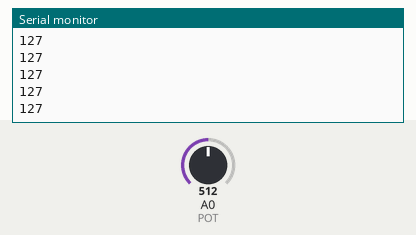
Recording of a sketch running on a simulated Arduino Uno, built with avr-gcc and run on an emulated ATmega328P. Shown: the last lines printed to the serial monitor. The inputs (shaded band) are chosen by the test bench; at power-on: A0 (POT) = 512.

Above: at 1.2 s.
1.3 s: A0 (POT) set to 716
At 1.32 s:
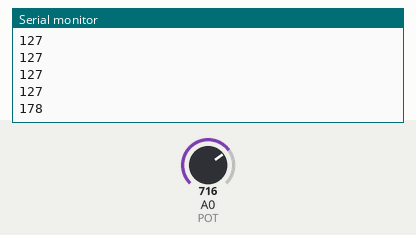
2.8 s: A0 (POT) set to 900
At 2.83 s:
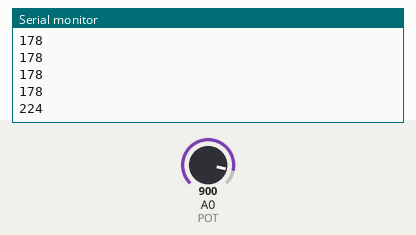
Timing chart, 0 to 5.8 s (numbered marks = the images above; inputs shaded):
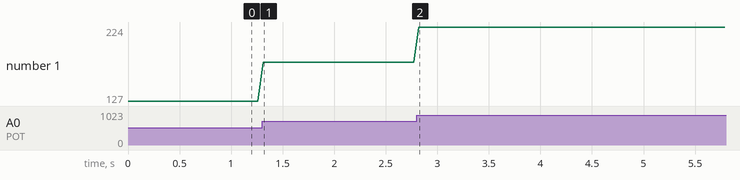

Measured:
- after the input at 1.3 s, the serial monitor: prints a new line at once (image 1)
- after the input at 2.8 s, the serial monitor: prints a new line at once (image 2)
- plotted number 1: 127 → 178 after the input at 1.3 s, 178 → 224 after the input at 2.8 s

The sketch:

SendData_toTheComputerFromPotentiometer.ino
```cpp
//Sending POT value to the computer

const int POT=0;

int val;


void setup() {
  Serial.begin(9600);
}

void loop()
{
  val = map(analogRead(POT), 0, 1023, 0, 255);
  Serial.println(val);
  delay(50);

}
```
